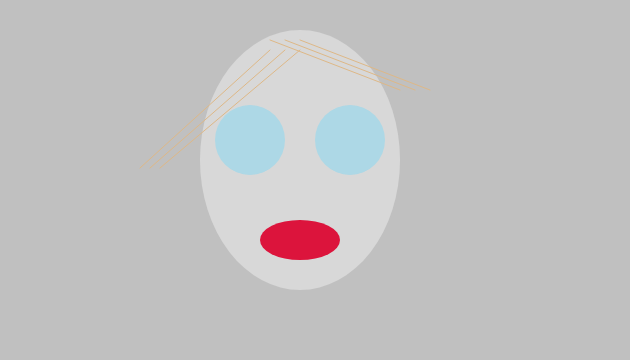
Frame 1 (no input)
Frame 60 (no input): identical to frame 1, image omitted
Frame 120 (the mouse pressed at the canvas centre since frame 60): identical to frame 1, image omitted

The p5.js sketch that drew this single still picture (run headless with seeded random() and noise() and a simulated clock; from frame 60 on, the mouse is pressed at the canvas centre):

// p5.js sketch
// ── sketch.js
/*
self portrait
by leo lee
*/

function setup(){
	createCanvas(630, 360);
}

function draw(){
	background('silver');

    // face
    noStroke();
    fill("#D8D8D8"); // silver
    ellipse(300, 160, 200, 260);
   
    // eyes
    fill("lightblue");
    circle(350, 140, 70); 
    circle(250, 140, 70); 

    // mouth
    fill("#DC143C");
    ellipse(300, 240, 80, 40);

    // hair
    stroke("#DEB887");  // brown
    line(270, 40, 400, 90);
    line(285, 40, 415, 90);
    line(300, 40, 430, 90);
    line(160, 168, 300, 50);
    line(150, 168, 285, 50);
    line(140, 168, 270, 50);


 }
